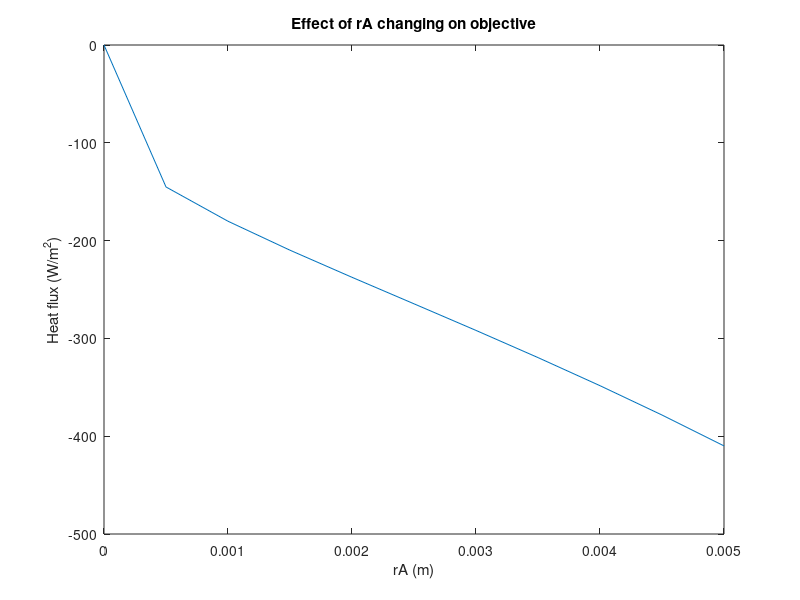
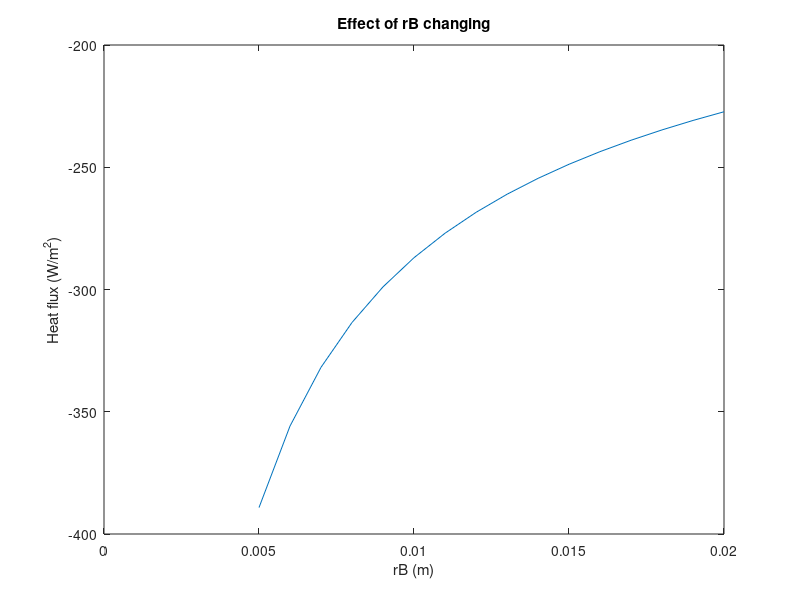
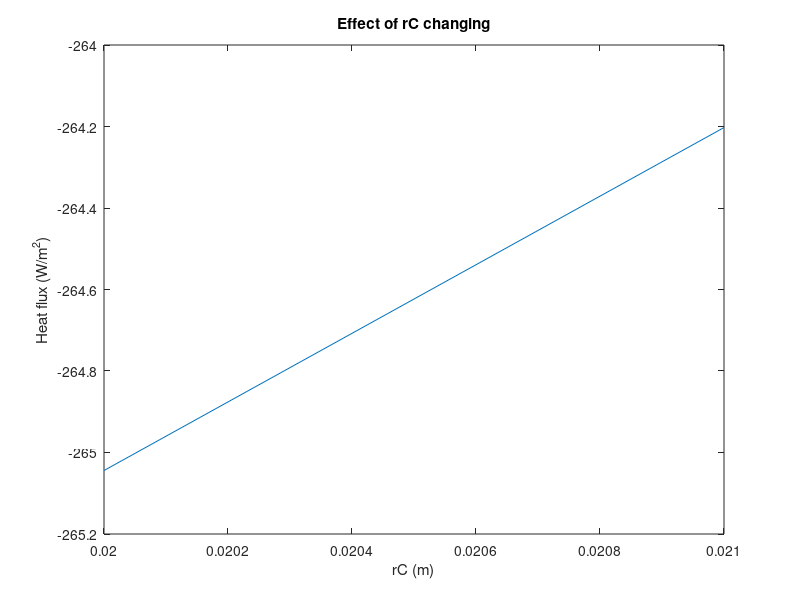
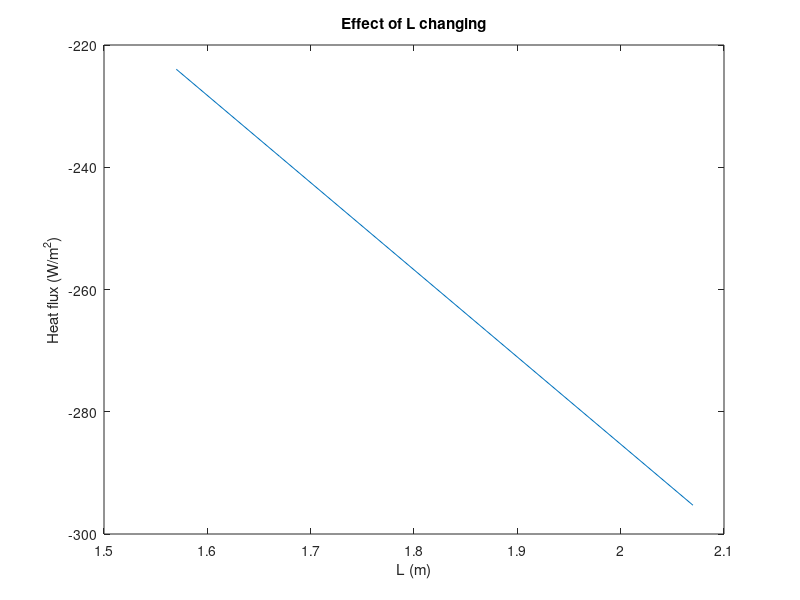

The MATLAB source for these figures, in order: (Note: this script raises an error after producing the figures.)
clc
clear


%% Initial parametric analysis

disp([ ' -------------------- Initial parametric analysis -------------------- '])

% ---- rA changing ----
rA = 0:0.0005:0.005;
% parameters - average vales based on upper and lower bounds 
rB = ((0.005+0.02)/2);
rC = ((0.02+0.021)/2);
L = ((1.57+2.14)/2); 
kB = 5.92; % Using material Mica
kC = 18.68; % Using material Stainless steel
% heat flux  
y = (-((7.5)./(((log(rB./rA))./(2.*pi.*L.*kB))+((log(rC./rB))./(2.*pi.*L.*kC))+(1./(1525.*2.*pi.*L.*rC)))));
% plot
figure(1)
plot(rA,y)
xlabel('rA (m)')
ylabel('Heat flux (W/m^2)')
title('Effect of rA changing on objective')

clc
clear

% ---- rB changing ----
rB = 0.005:0.001:0.02;
% parameters - average vales based on upper and lower bounds 
rA = ((0+0.005)/2);
rC = ((0.02+0.021)/2);
L = ((1.57+2.14)/2); 
kB = 5.92; % Using material Mica
kC = 18.68; % Using material Stainless steel
% heat flux  
y = (-((7.5)./(((log(rB./rA))./(2.*pi.*L.*kB))+((log(rC./rB))./(2.*pi.*L.*kC))+(1./(1525.*2.*pi.*L.*rC)))));
% plot
figure(2)
plot(rB,y)
xlabel('rB (m)')
ylabel('Heat flux (W/m^2)')
title('Effect of rB changing')

clc
clear

% ---- rC changing ----
rC = 0.02:0.001:0.021;
% parameters - average vales based on upper and lower bounds 
rA = ((0+0.005)/2);
rB = ((0.005+0.02)/2);
L = ((1.57+2.14)/2); 
kB = 5.92; % Using material Mica
kC = 18.68; % Using material Stainless steel
% heat flux  
y = (-((7.5)./(((log(rB./rA))./(2.*pi.*L.*kB))+((log(rC./rB))./(2.*pi.*L.*kC))+(1./(1525.*2.*pi.*L.*rC)))));
% plot
figure(3)
plot(rC,y)
xlabel('rC (m)')
ylabel('Heat flux (W/m^2)')
title('Effect of rC changing')

clc
clear

% ---- L changing ----
L = 1.57:0.1:2.14;
% parameters - average vales based on upper and lower bounds 
rA = ((0+0.005)/2);
rB = ((0.005+0.02)/2);
rC = ((0.02+0.021)/2);
kB = 5.92; % Using material Mica
kC = 18.68; % Using material Stainless steel
% heat flux  
y = (-((7.5)./(((log(rB./rA))./(2.*pi.*L.*kB))+((log(rC./rB))./(2.*pi.*L.*kC))+(1./(1525.*2.*pi.*L.*rC)))));
% plot
figure(4)
plot(L,y)
xlabel('L (m)')
ylabel('Heat flux (W/m^2)')
title('Effect of L changing')

clc
clear

% ---- L changing ----
kB = 0:0.1:10;
% parameters - average vales based on upper and lower bounds 
rA = ((0+0.005)/2);
rB = ((0.005+0.02)/2);
rC = ((0.02+0.021)/2);
L = ((1.57+2.14)/2);
kC = 18.68; % Using material Stainless steel
% heat flux  
y = (-((7.5)./(((log(rB./rA))./(2.*pi.*L.*kB))+((log(rC./rB))./(2.*pi.*L.*kC))+(1./(1525.*2.*pi.*L.*rC)))));
% plot
figure(5)
plot(kB,y)
xlabel('kB (W/mK)')
ylabel('Heat flux (W/m^2)')
title('Effect of kB changing')

clc
clear

% ---- kC changing ----
kC = 0:0.1:20;
% parameters - average vales based on upper and lower bounds 
rA = ((0+0.005)/2);
rB = ((0.005+0.02)/2);
rC = ((0.02+0.021)/2);
L = ((1.57+2.14)/2);
kB = 5.92; % Using material Mica
% heat flux  
y = (-((7.5)./(((log(rB./rA))./(2.*pi.*L.*kB))+((log(rC./rB))./(2.*pi.*L.*kC))+(1./(1525.*2.*pi.*L.*rC)))));
% plot
figure(6)
plot(kC,y)
xlabel('kC (W/mK)')
ylabel('Heat flux (W/m^2)')
title('Effect of kC changing')

clc
clear


%% Material Data - for 3 materials

% Each list is in order of: Mica, Aluminia, Mullite

% Materials
materials = ["Mica", "Aluminia", "Mullite"];
% Thermal conductivities (W/mK)
kB = [5.92, 13.46, 3.46]; 
% Dielectric strengths (V/m)
eB = [1420e03, 726e03, 278e03]; 
% Densities (kg/m^3) (averaged from min and max values)
density = [((2599+3210)/2),((3432+3515)/2),((2698+2989)/2)];
% CO2 impacts of materials (J/kg) (averaged from min and max values)
CO2_impact = [(((21189e04)+(2349e05))/2), (((4954e04)+(5466e04))/2), (((5280e04)+(5838e04))/2)]; 



%% Fmincon: SQP, Active-set, Interior-point - for 3 materials

% Empty lists add values into
% List for optimsed objective functions
fval_list = [];
% List for optimised variables
variable_list = [];

disp([ ' -------------------- Fmincon for 2 algorithms using 3 different materials -------------------- '])

for i = 1:3 % 3 times for each algorithm
    
    algorithms = ["sqp", "active-set", "interior-point"];
    
    for j = 1:length(materials) % 3 times for each material

        %----Parameters----
        h = 1525; %convective heat transfer coefficient of water (W/m^2K)
        T1 = 335.5; % Final temp of water (Temp of outide layer A) (K)
        T2 = 328; %Temp of water fed in (Temp of outide layer C)(K)
        % ----Material dependant properties----
        k = kB(j);
        e = eB(j);
        % ----Initial guess----
        x0 = [0.00006,0.0003,0.0003,1];
        % ----Inequality linear constraints---- 
        A = [1 -1 0 0;0 1 -1 0];
        b = [-(230/e);-0.0000045];
        % ----Equality constraints----
        Aeq = [];
        beq = [];
        % ----Upper and lower bounds---
        lb = [-Inf, 0.0002, -Inf, -Inf];
        ub = [Inf,Inf,0.021,2.14];
        % ----Non linear constraints----
        nonlcon = @cons2;
        % ----Objective function----
        % VARIABLES - x(1) = rA, x(2) = rB, x(3) = rC, x(4) = L
        fun = @(x) (-((T1-T2)/(((log(x(2)/x(1)))/(2*pi*x(4)*k))+((log(x(3)/x(2)))/(2*pi*x(4)*18.68))+(1/(h*2*pi*x(4)*x(3))))));
        %----solver----
        options = optimoptions('fmincon','Display','iter','Algorithm',algorithms(i));
        format long %small number
        % ----Start timer----
        tic
        [x,fval,exitflag,output,lambda,grad,hessian] = fmincon(fun,x0,A,b,Aeq,beq,lb,ub,nonlcon,options);
        % ----End timer----
        time_for_algorithm = toc;
        % ----Add values to list----
        fval_list = [fval_list, fval];
        variable_list = [variable_list, [x(1),x(2),x(3),x(4)]];
        % ----Display values----
        disp([materials(j)])
        disp([algorithms(i)])
        disp(['Initial Objective: ' num2str(fun(x0))])
        disp(table(x(1),x(2),x(3),x(4),'VariableNames',{'rA', 'rB', 'rC', 'Length'}))
        disp(['Final Objective: ' num2str(fun(x))])
        disp(['Heat flux (W/m^2): ' num2str(-(fun(x)))])
        disp(['Time (s): ' num2str(time_for_algorithm) ])
        disp(['% improvement of objective: ' num2str(((-fun(x)-(-fun(x0)))/(-fun(x0)))*100)])
    end
end

%% Global search - for 3 materials

disp([ ' -------------------- Global search for 3 materials -------------------- '])

%----List for optimised variables----
variable_list_global_search = [];

for j = 1:length(materials) % 3 times for each material
    
    % ----Material dependant properties----
    k = kB(j);
    e = eB(j);    
    %----Parameters----
    h = 1525; %convective heat transfer coefficient of water (W/m^2K)
    T1 = 335.5; % Final temp of water (Temp of outide layer A)(K)
    T2 = 328; %Temp of water fed in (Temp of outide layer C)(K)
    % ----Objective function----
    % VARIABLES - x(1) = rA, x(2) = rB, x(3) = rC, x(4) = L
    fun = @(x) (-((T1-T2)/(((log(x(2)/x(1)))/(2*pi*x(4)*k))+((log(x(3)/x(2)))/(2*pi*x(4)*18.68))+(1/(h*2*pi*x(4)*x(3))))));
    % ----Initial guess----
    x0 = [0.00006,0.0003,0.0003,1];
    % ----Inequality linear constraints---- 
    A = [1 -1 0 0;0 1 -1 0];
    b = [-(230/e);-0.0000045];
    % ----Equality constraints----
    Aeq = [];
    beq = [];
    % ----Upper and lower bounds---
    lb = [-Inf, 0.0002, -Inf, -Inf];
    ub = [Inf,Inf,0.021,2.14];
    % ----Non linear constraints----
    nonlcon = @cons2;
    rng default
    % ----Start timer----
    tic
    problem = createOptimProblem('fmincon','x0',x0,'objective',fun,'nonlcon',nonlcon,'lb',lb,'ub',ub);
    x = run(GlobalSearch,problem);
    % ----End timer----
    time_for_algorithm = toc;
    %----Output variables from each material---
    variable_list_global_search = [variable_list_global_search, [x(1),x(2),x(3),x(4)]];
    disp([materials(j)])
    disp(table(x(1),x(2),x(3),x(4),'VariableNames',{'rA', 'rB', 'rC', 'Length'}))
    disp(['Final Objective: ' num2str(fun(x))])
    disp(['Heat flux (W/m^2): ' num2str(-(fun(x)))])
    disp(['Time (s): ' num2str(time_for_algorithm) ])
    disp(['% improvement of objective: ' num2str(((-fun(x)-(-fun(x0)))/(-fun(x0)))*100)])

end

%% Post optimality parametric analysis
% Using MICA values

disp([ ' -------------------- Post optimality parametric analysis -------------------- '])

% ---- Change in TEMPERATURE ----

 % ----Material dependant properties----
 k = kB(1);
 e = eB(1);    
 %----Parameters----
 h = 1525; % convective heat transfer coefficient of water (W/m^2K)
 T1 = 335.5; % Final temp of water (K)
 T2 = 280; %Temp of water fed in (K)
 % ----Objective function----
 % VARIABLES - x(1) = rA, x(2) = rB, x(3) = rC, x(4) = L
 fun = @(x) (-((T1-T2)/(((log(x(2)/x(1)))/(2*pi*x(4)*k))+((log(x(3)/x(2)))/(2*pi*x(4)*18.68))+(1/(h*2*pi*x(4)*x(3))))));
 % ----Initial guess----
 x0 = [0.00006,0.0003,0.0003,1];
 % ----Inequality linear constraints---- 
 A = [1 -1 0 0;0 1 -1 0];
 b = [-(230/e);-0.0000045];
 % ----Equality constraints----
 Aeq = [];
 beq = [];
 % ----Upper and lower bounds---
 lb = [-Inf, 0.0002, -Inf, -Inf];
 ub = [Inf,Inf,0.021,2.14];
 % ----Non linear constraints----
 nonlcon = @cons3;
 rng default
 problem = createOptimProblem('fmincon','x0',x0,'objective',fun,'nonlcon',nonlcon,'lb',lb,'ub',ub);
 x = run(GlobalSearch,problem);
 % output variables from each material
 variable_list_global_search = [variable_list_global_search, [x(1),x(2),x(3),x(4)]];
 disp(table(x(1),x(2),x(3),x(4),'VariableNames',{'rA', 'rB', 'rC', 'Length'}))
 disp(['Final Objective: ' num2str(fun(x))])
 disp(['Heat flux (W/m^2): ' num2str(-(fun(x)))])
    
% ---- TIME FOR DISHWASHER TO RUN changing ----

 % ----Material dependant properties----
 k = kB(1);
 e = eB(1);    
 %----Parameters----
 h = 1525; %convective heat transfer coefficient of water %UNIT
 T1 = 335.5; % Temp of water final (K)
 T2 = 328; %Temp of water fed in (K)
 % ----Objective function----
 % VARIABLES - x(1) = rA, x(2) = rB, x(3) = rC, x(4) = L
 fun = @(x) (-((T1-T2)/(((log(x(2)/x(1)))/(2*pi*x(4)*k))+((log(x(3)/x(2)))/(2*pi*x(4)*18.68))+(1/(h*2*pi*x(4)*x(3))))));
 % ----Initial guess----
 x0 = [0.00006,0.0003,0.0003,1];
 % ----Inequality linear constraints---- = g1, g4, g5
 A = [1 -1 0 0;0 1 -1 0];
 b = [-(230/e);-0.0000045];
 % ----Equality constraints----
 Aeq = [];
 beq = [];
 % ----Upper and lower bounds---
 lb = [-Inf, 0.0002, -Inf, -Inf];
 ub = [Inf,Inf,0.021,2.14];
 % ----Non linear constraints----
 nonlcon = @cons4;
 rng default
 problem = createOptimProblem('fmincon','x0',x0,'objective',fun,'nonlcon',nonlcon,'lb',lb,'ub',ub);
 x = run(GlobalSearch,problem);
 % output variables from each material
 variable_list_global_search = [variable_list_global_search, [x(1),x(2),x(3),x(4)]];
 disp(table(x(1),x(2),x(3),x(4),'VariableNames',{'rA', 'rB', 'rC', 'Length'}))
 disp(['Final Objective: ' num2str(fun(x))])
 disp(['Heat flux (W/m^2): ' num2str(-(fun(x)))])
 
%---- MASS OF WATER changing ----

 % ----Material dependant properties----
 k = kB(1);
 e = eB(1);    
 %----Parameters----
 h = 1525; %convective heat transfer coefficient of water %UNIT
 T1 = 335.5; % Final temp of water (K)
 T2 = 328; %Temp of water fed in (K)
 % ----Objective function----
 % VARIABLES - x(1) = rA, x(2) = rB, x(3) = rC, x(4) = L
 fun = @(x) (-((T1-T2)/(((log(x(2)/x(1)))/(2*pi*x(4)*k))+((log(x(3)/x(2)))/(2*pi*x(4)*18.68))+(1/(h*2*pi*x(4)*x(3))))));
 % ----Initial guess----
 x0 = [0.00006,0.0003,0.0003,1];
 % ----Inequality linear constraints---- = g1, g4, g5
 A = [1 -1 0 0;0 1 -1 0];
 b = [-(230/e);-0.0000045];
 % ----Equality constraints----
 Aeq = [];
 beq = [];
 % ----Upper and lower bounds---
 lb = [-Inf, 0.0002, -Inf, -Inf];
 ub = [Inf,Inf,0.021,2.14];
 % ----Non linear constraints----
 nonlcon = @cons5;
 rng default
 problem = createOptimProblem('fmincon','x0',x0,'objective',fun,'nonlcon',nonlcon,'lb',lb,'ub',ub);
 x = run(GlobalSearch,problem);
 % output variables from each material
 variable_list_global_search = [variable_list_global_search, [x(1),x(2),x(3),x(4)]];
 disp(table(x(1),x(2),x(3),x(4),'VariableNames',{'rA', 'rB', 'rC', 'Length'}))
 disp(['Final Objective: ' num2str(fun(x))])
 disp(['Heat flux (W/m^2): ' num2str(-(fun(x)))])

%% Multiobjective for Heat flux v embodied CO2 - for 3 materials

disp([ ' -------------------- Multiobjective for 3 different materials -------------------- '])

% Using Global search values

% Empty arrays for pass and fail values
pass_values = table();
fail_values = table();

thickness_range =  0:0.0001:0.001; % thickness range for rB, gives us 10 thicknesses

for y = 1:length(thickness_range) %10 times for 10 thicknesses
    for i = 1:length(materials) %3 times for each material
        
        %----Current thickness----
        current_thickness = thickness_range(y);
        
        %----Material dependant properties----
        k = kB(i);
        e = eB(i);
        
        materials(i);
        
        if i == 1
            a = 1;
        end
        
        if i == 2
            a = 5;
        end
            
        if i == 3
            a = 9;
        end
        
        b = a+1;
        c = b+1;
        d = c+1;
        
        %----Extract optimised variables from Global Search----
        rA = variable_list_global_search(:,a); %extract rA
        x_2 = variable_list_global_search(:,b); %extract rB
        x_3 = variable_list_global_search(:,c); %extract rC
        L = variable_list_global_search(:,d); %extract L
        
        %----Change objective according to new thickness value for rB-----
        rB = current_thickness + rA; %new rB is rA + current thickness
        rC = rB + (x_3-x_2); %new rC is new rB + (Old rC - rB)
        
        %----Find heat flux for each thickness----
        heatflux = (-((7.5)./(((log(rB/rA))./(2.*pi.*L.*k))+((log(rC./rB))/(2.*pi.*L.*18.68))+(1./(1525.*2.*pi.*L.*rC)))));
        
        %----Find CO2 impact of layer B----
        volume = (((rB.^2)*pi)-((rA.^2).*pi)).*L;
        mass = density(i).*volume;
        CO2impact = mass.*CO2_impact(i);
        
        %----Current material----
        current_material = materials(i);  
        
        %----Append data----
        newrow = {current_material, current_thickness, CO2impact, heatflux};
        
        % Check dielectric strength, if current thickness > thickness
        % for sufficient dielectric strength = PASS 
        if  thickness_range(y) > (230/eB(i));
            pass_values = [pass_values; newrow];

        else
            fail_values = [fail_values; newrow];
            
        end  
    end
end


fail_values;

% Uncomment to display pass values 
% pass_values


%----Plot multiobjective problem----
figure(7)
scatter(pass_values{:,4}, pass_values{:,3})  % PASS VALUES - heat flux value, CO2 value
hold on
scatter(fail_values{:,4}, fail_values{:,3}) % FAIL VALUES - heat flux value, CO2 value
grid on
ylabel('CO2 Impact (J/kg)')
xlabel('Heat Flux (W/m^2)')
title('Multi-Objective Optimisation - Pareto set')
legend('Pass', 'Fail')



